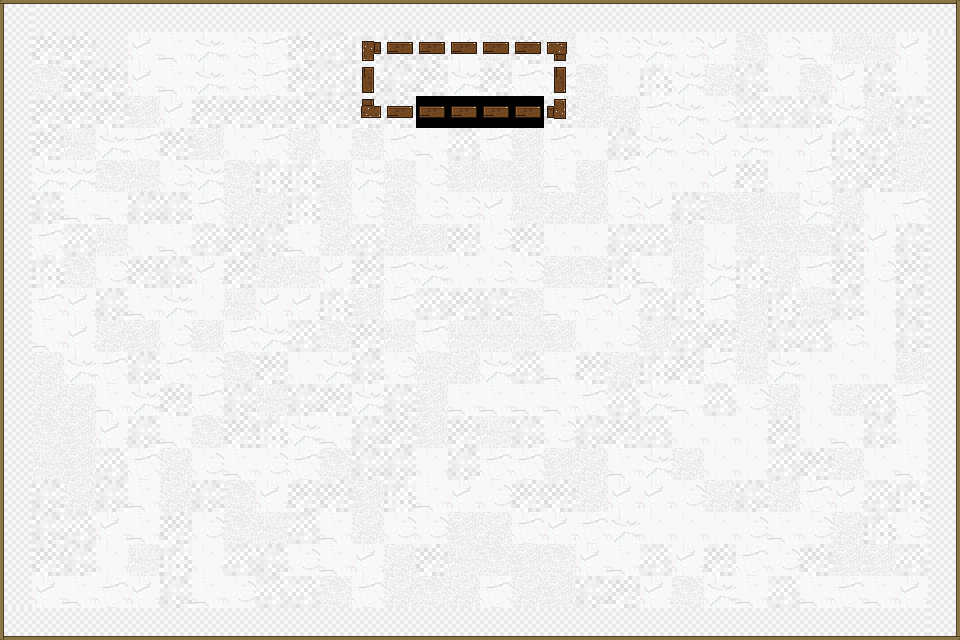

Rendered tile map (Tiled .tmx) drawn with the repository's tilesets; below, a short description and the map source with its tile grids summarised:
An orthogonal 30x20 tile map with 32x32 px tiles, 5 tile layers (Floor, Walls, Trim, Overlays, ...), 4 tilesets and 10 objects (6x Prop, 2x NPC, PlayerSpawn, Door).

<map version="1.10" tiledversion="1.11.2" orientation="orthogonal" renderorder="right-down" width="30" height="20" tilewidth="32" tileheight="32" infinite="0" nextlayerid="7" nextobjectid="11">
 <tileset firstgid="1" source="../tilesets/scotus_floors.tsx" />
 <tileset firstgid="33" source="../tilesets/scotus_structures.tsx" />
 <tileset firstgid="81" source="../tilesets/scotus_decor.tsx" />
 <tileset firstgid="97" source="../tilesets/collision.tsx" />
 <layer id="1" name="Floor" width="30" height="20">
  <data>[600 cells, 600 non-empty, 18 distinct tile ids]</data>
 </layer>
 <layer id="2" name="Walls" width="30" height="20">
  <data>[600 cells, 12 non-empty, 2 distinct tile ids]</data>
 </layer>
 <layer id="3" name="Trim" width="30" height="20">
  <data>[600 cells, 0 non-empty, 0 distinct tile ids]</data>
 </layer>
 <layer id="4" name="Overlays" width="30" height="20">
  <data>[600 cells, 0 non-empty, 0 distinct tile ids]</data>
 </layer>
 <layer id="5" name="Collision" width="30" height="20">
  <data>[600 cells, 0 non-empty, 0 distinct tile ids]</data>
 </layer>
 <objectgroup id="6" name="Entities">
  <object id="1" name="spawn_main" type="PlayerSpawn" x="480" y="576" width="32" height="32">
   <properties>
    <property name="spawnId" value="Entities" />
   </properties>
  </object>
  <object id="2" name="npc_roberts" type="NPC" x="480" y="160" width="32" height="32">
   <properties>
    <property name="characterId" value="npc.justice_roberts" />
    <property name="name" value="Chief Justice Roberts" />
    <property name="storyKnot" value="justice_roberts_intro" />
   </properties>
  </object>
  <object id="3" name="npc_bailiff" type="NPC" x="160" y="320" width="32" height="32">
   <properties>
    <property name="characterId" value="npc.bailiff" />
    <property name="name" value="Bailiff" />
    <property name="storyKnot" value="bailiff_intro" />
   </properties>
  </object>
  <object id="4" name="door_lobby" type="Door" x="480" y="608" width="32" height="32">
   <properties>
    <property name="targetLevel" value="scotus_lobby" />
    <property name="toMap" value="scotus_lobby" />
    <property name="toSpawn" value="default" />
   </properties>
  </object>
  <object id="5" name="prop_counsel_chair_proc__counsel_left__1" type="Prop" x="256" y="352" width="32" height="32">
   <properties>
    <property name="collision" type="bool" value="true" />
    <property name="propId" value="prop.counsel_chair" />
    <property name="sprite" value="prop.counsel_chair" />
   </properties>
  </object>
  <object id="6" name="prop_counsel_chair_proc__counsel_right__2" type="Prop" x="704" y="352" width="32" height="32">
   <properties>
    <property name="collision" type="bool" value="true" />
    <property name="propId" value="prop.counsel_chair" />
    <property name="sprite" value="prop.counsel_chair" />
   </properties>
  </object>
  <object id="7" name="prop_counsel_table_proc__counsel_left__3" type="Prop" x="224" y="352" width="32" height="32">
   <properties>
    <property name="collision" type="bool" value="true" />
    <property name="propId" value="prop.counsel_table" />
    <property name="sprite" value="prop.counsel_table" />
   </properties>
  </object>
  <object id="8" name="prop_counsel_table_proc__counsel_right__4" type="Prop" x="672" y="352" width="32" height="32">
   <properties>
    <property name="collision" type="bool" value="true" />
    <property name="propId" value="prop.counsel_table" />
    <property name="sprite" value="prop.counsel_table" />
   </properties>
  </object>
  <object id="9" name="prop_judge_bench_proc__dais__5" type="Prop" x="448" y="96" width="32" height="32">
   <properties>
    <property name="collision" type="bool" value="true" />
    <property name="propId" value="prop.judge_bench" />
    <property name="sprite" value="prop.judge_bench" />
   </properties>
  </object>
  <object id="10" name="prop_jury_box_proc__jury_box__6" type="Prop" x="160" y="224" width="32" height="32">
   <properties>
    <property name="collision" type="bool" value="true" />
    <property name="propId" value="prop.jury_box" />
    <property name="sprite" value="prop.jury_box" />
   </properties>
  </object>
 </objectgroup>
</map>
